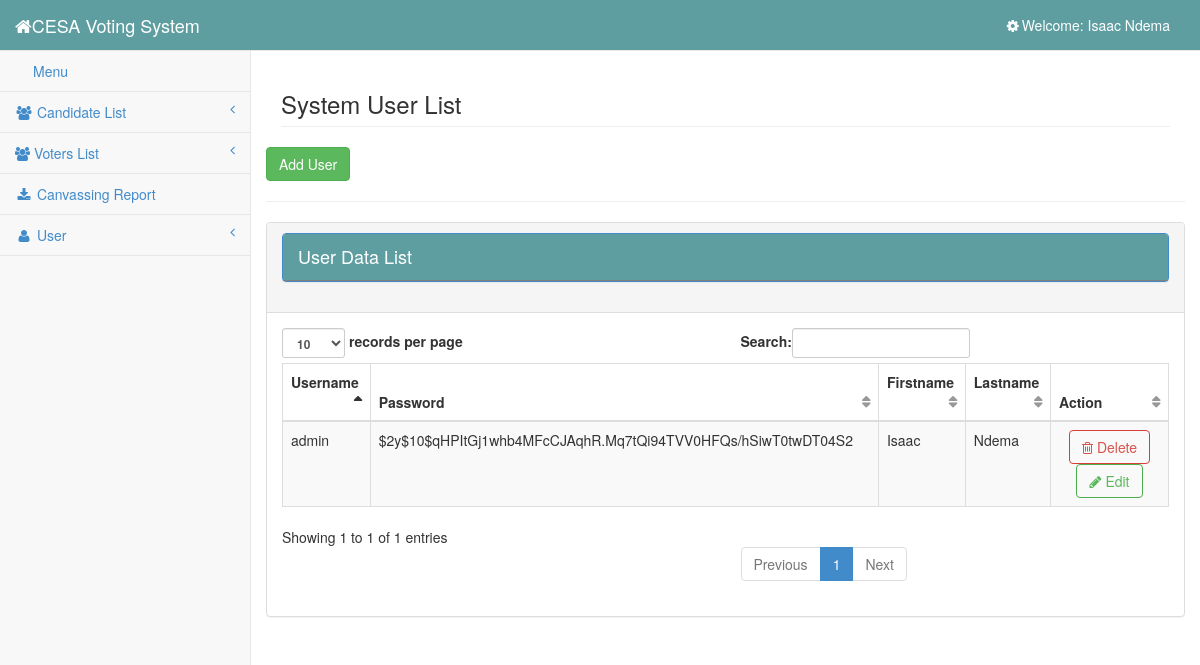
The page /admin/user.php (signed in) on the database its author committed.
### tables this page shows
CREATE TABLE IF NOT EXISTS `user` (
  `user_id` int(11) NOT NULL AUTO_INCREMENT,
  `username` varchar(100) NOT NULL,
  `password` varchar(100) NOT NULL,
  `firstname` varchar(100) NOT NULL,
  `lastname` varchar(100) NOT NULL,
  PRIMARY KEY (`user_id`)
);

### admin/session.php (called while the page is built, shortened)
<?php
	require '../database/dbcon.php';
	$session_id=$_SESSION['id'];
	$user_query = $conn->query("SELECT * FROM user WHERE user_id = '$session_id'") or die(mysqli_errno());
	$user_row = $user_query->fetch_array();
?>

### admin/user.php (the view, shortened to what this page needs)
<?php include ('session.php');?>
<?php include ('head.php');?>
<body>
    <div id="wrapper">
        <?php include ('side_bar.php');?>
        <div id="page-wrapper">
            <div class="row">
                <div class="col-lg-12">
                    <h3 class="page-header">System User List</h3>
                </div>
				<button class="btn btn-success" data-toggle="modal" data-target="#add_user">Add User</button>
				<hr/>
                    <div class="panel panel-default">
                        <div class="panel-heading">
                            <h4 class="modal-title" id="myModalLabel">
												<div class="panel panel-primary">
													<div class="panel-heading">
														User Data List
													</div>
												</div>
											</h4>
                        </div>
                        <div class="panel-body">
                            <div class="table-responsive">
                                <table class="table table-striped table-bordered table-hover" id="dataTables-example">
                                    <thead>
                                        <tr>
                                            <th>Username</th>
                                            <th>Password</th>
                                            <th>Firstname</th>
                                            <th>Lastname</th>
                                            <th>Action</th>
                                        </tr>
                                    </thead>
                                    <tbody>
                                        <tr>
										<?php
										require '../database/dbcon.php';
										$query = $conn->query("SELECT * FROM user ORDER BY user_id DESC");
										while($row = $query->fetch_array()){
										$user_id=$row['user_id'];
										?>
											<td><?php echo $row ['username'];?></td>
                                            <td><?php echo $row ['password'];?></td>
                                            <td><?php echo $row ['firstname'];?></td>
                                            <td><?php echo $row ['lastname'];?></td>
                                            <td style="text-align:center">
												 <a rel="tooltip"  title="Delete" id="<?php echo $user_id ?>" href="#delete_admin<?php echo $user_id; ?>" data-target="#delete_admin" data-toggle="modal"class="btn btn-danger btn-outline"><i class="fa fa-trash-o"></i> Delete</a>
												  <a rel="tooltip"  title="Edit" id="<?php echo $row['user_id'] ?>" href="#edit_user<?php echo $row['user_id'] ?>"  data-toggle="modal"class="btn btn-success btn-outline"><i class="fa fa-pencil"></i> Edit</a>
											</td>
                                        </tr>
                                       <?php } ?>
                                    </tbody>
                                </table>
                            </div>
                        </div>
                    </div>
            </div>
        </div>
    </div>
</body>
</html>

### admin/side_bar.php (shortened to what this page needs)
<?php require '../database/dbcon.php';?>
<nav class="navbar navbar-default navbar-static-top" role="navigation" style="margin-bottom:0; background-color:cadetblue;">
    <div class="navbar-header">
        <a class="navbar-brand" href="" style="color:white;"><i class="fa fa-home fa-large"> </i>CESA Voting System</a>
    </div>
    <ul class="nav navbar-top-links navbar-right">
        <?php
        $query = $conn->query("SELECT * from user where user_id ='$session_id'") or die(mysql_error());
        while ($row = $query->fetch_array()) {
        ?>
            <li class="dropdown">
                <a class="dropdown-toggle" data-toggle="dropdown" href="#" style="color: white">
                    <i class="fa fa-cog fa-spin fa-fw"></i>Welcome: <?php echo $user_username = $user_row['firstname'] . " " . $user_row['lastname']; ?>
                </a>
            </li>
        <?php } ?>
    </ul>
    <div class="navbar-default sidebar" role="navigation">
        <div class="sidebar-nav navbar-collapse">
            <ul class="nav" id="side-menu">
                <li>
                    <a href="candidate.php"><i class="fa fa-menu fa-fw"></i>Menu </a>
                </li>
                <li>
                    <a href="#"><i class="fa fa-users fa-fw"></i> Candidate List<span class="fa arrow"></span></a>
                </li>
                <li>
                    <a href="#"><i class="fa fa-users"></i> Voters List<span class="fa arrow"></span></a>
                </li>
                <li>
                    <a target="blank" href="../results.php?token=CESAGI2022"><i class="fa fa-download fa-fw"></i> Canvassing Report</a>
                </li>
                <li>
                    <a href="#"><i class="fa fa-user fa-fw"></i> User<span class="fa arrow"></span></a>
                </li>
            </ul>
        </div>
    </div>
</nav>

### css/sb-admin-2.css (style rules this page uses)
body { background-color: #f8f8f8; }
#wrapper { width: 100%; }
#page-wrapper { padding: 0 15px; min-height: 568px; background-color: #fff; }
@media (min-width:768px) { #page-wrapper { position: inherit; margin: 0 0 0 250px; padding: 0 30px; border-left: 1px solid #e7e7e7; } }
.navbar-top-links li { display: inline-block; }
.navbar-top-links li:last-child { margin-right: 15px; }
.navbar-top-links li a { padding: 15px; min-height: 50px; }
.sidebar .sidebar-nav.navbar-collapse { padding-right: 0; padding-left: 0; }
.sidebar ul li { border-bottom: 1px solid #e7e7e7; }
.sidebar .arrow { float: right; }
.sidebar .fa.arrow:before { content: "\f104"; }
@media (min-width:768px) { .sidebar { z-index: 1; position: absolute; width: 250px; margin-top: 51px; } }
.btn-outline { color: inherit; background-color: transparent; transition: all .5s; }
.btn-success.btn-outline { color: #5cb85c; }
.btn-danger.btn-outline { color: #d9534f; }
table.dataTable thead .sorting, table.dataTable thead .sorting_asc, table.dataTable thead .sorting_desc, table.dataTable thead .sorting_asc_disabled, table.dataTable thead .sorting_desc_disabled { background: 0 0; }
table.dataTable thead .sorting_asc:after { content: "\f0de"; float: right; font-family: fontawesome; }
table.dataTable thead .sorting:after { content: "\f0dc"; float: right; font-family: fontawesome; color: rgba(50,50,50,.5); }

### rows shown on the page
user: firstname+lastname "Isaac Ndema", username "admin", password "$2y$10$qHPItGj1whb4MFcCJAqhR.Mq7tQi94TVV0HFQs/hSiwT0twDT04S2", firstname "Isaac", lastname "Ndema"
